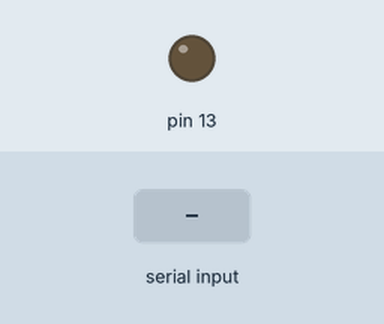
This sketch was run on a simulated Arduino Uno, built with avr-gcc and run on an emulated ATmega328P. On the bench: output pins drawn as LEDs (lit = HIGH). The inputs (shaded band) are chosen by the test bench.

Above: at 1.2 s.
1.3 s: "1" received over Serial
At 1.6 s:
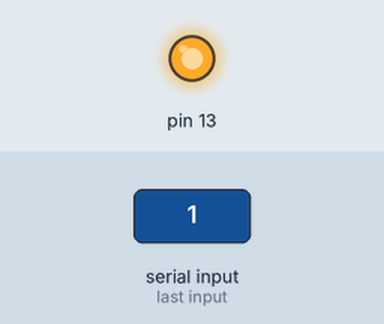
Timing chart, 0 to 4.3 s (numbered marks = the images above; inputs shaded):
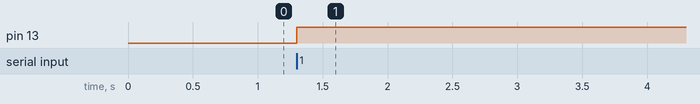

The sketch:

oscill.ino
```cpp
long lineLengthCounter = 0;

void setup() {
  Serial.begin(115200);
  pinMode(13, OUTPUT);
  digitalWrite(13, LOW);
}

void loop() {
  if (Serial.available() > 0) {
    digitalWrite(13, HIGH);
  }
}
```

Measured:
- after the input at 1.3 s, pin 13: LOW → HIGH at once
